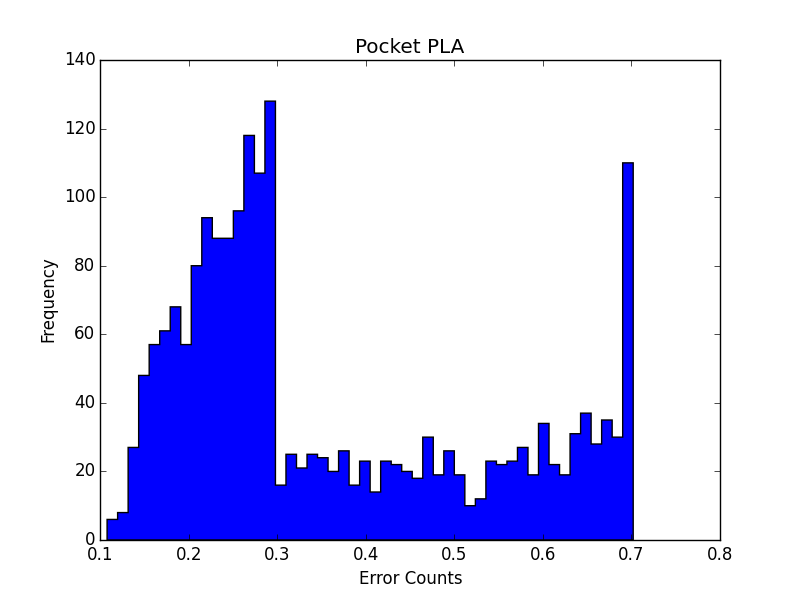

Recreate this plot in Python.
#!/usr/local/bin/python
from vector import vector
import random
import matplotlib.pyplot as plt
import numpy as np

class dataset:
	def __init__(self):
		self.input_vectors = list()
		self.labels = list()		

def fetch_input(filename,x0):
	d = dataset()
	with open(filename) as f:
		for line in f:
			(x1,x2,x3,x4,y1) = line.split()
			#print (x1,x2,x3,x4,y1)
			v = vector(5)
			v.set_value_by_list([x0,float(x1),float(x2),float(x3),float(x4)])
			d.input_vectors.append(v)
			d.labels.append(float(y1))
	return d

def sign(value):
	if(value>0):
		return 1
	else:
		return -1;


def initialize_and_permute(permutation,n):
	for i in range(n): 
		j = random.randint(0,n-1)
		temp = permutation[i]
		permutation[i] = permutation[j];
		permutation[j] = temp;

def init_sequence(n):
	ret = list()
	for i in range(n):
		ret.append(i)
	return ret

def cyclic_pla():
	w = vector(5)
	x0 = 1
	d = fetch_input("hw1_15_train.dat",x0)
	updated = True
	counter = 0
	last_index =0 
	while updated:
		updated = False
		for t in range(len(d.input_vectors)):
			if(sign(d.input_vectors[t].inner_product(w))!= d.labels[t]):
				w = d.input_vectors[t].scale(d.labels[t]).add(w)
				updated = True
				counter = counter +1
				last_index = t
	print counter
	w.output()
	print last_index

def verify(d,w,index):
	return sign(d.input_vectors[index].inner_product(w)) == d.labels[index]
def error_count(d,w):
	count = 0
	for index in range(len(d.input_vectors)):
		if(not verify(d,w,index)):
			count = count +1 
	return count

def update(d,w,index):
	return d.input_vectors[index].scale(d.labels[index]).add(w)

def plocket_pla(d,limit):
	w = vector(5)
	updated = True
	n = len(d.input_vectors)
	w_pocket = vector(5)
	count = 0
	#for i in range(limit):
	while count < limit:
		index = random.randint(0,n-1)
		if(not verify(d,w,index)):
			w = update(d,w,index)
			count = count +1 
			if(error_count(d,w) < error_count(d,w_pocket)):
				w_pocket  = w
		if(error_count(d,w) ==0 ):
			break
	return w

def pocket_exp():
	x0 = 1
	d = fetch_input("hw1_18_train.dat",x0)
	t = fetch_input("hw1_18_test.dat",x0)
	result = list()
	for i in range(2000):
		print i
		w = plocket_pla(d,50)
		result.append(float (error_count(t,w) ) / len(t.input_vectors))
	#w.output()
	plt.hist(result, 50, histtype='stepfilled')
	plt.title("Pocket PLA")
	plt.xlabel("Error Counts")
	plt.ylabel("Frequency")
	plt.savefig('q19.png')
	print "The Average number of Errors is %f " % np.average(result)

pocket_exp()
